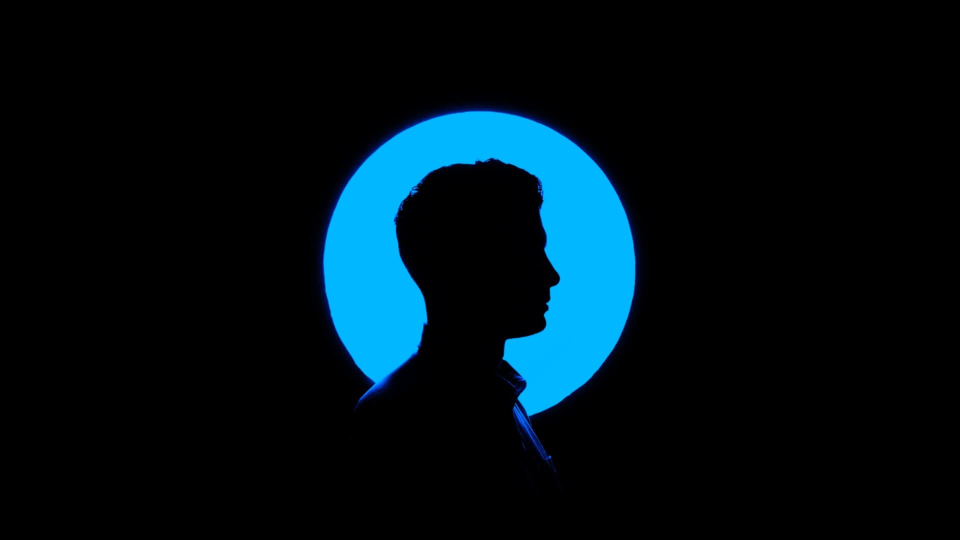
#> input picture examples/test1.jpeg, 1920 x 1080 px (shown at 1/2 size)
$ python easycrop.py examples out
#> lines starting #> are read from the running program, lines starting #| are printed output that depends on the picture
import os
import time
import pathlib
import argparse
import warnings
import numpy as np
import pandas as pd
from PIL import Image
from multiprocessing import Pool
from scipy.cluster.vq import kmeans2


warnings.simplefilter("ignore")


def parse_argument():
    parser = argparse.ArgumentParser()
    parser.add_argument(
        "inputfolder", metavar="INPUT_FOLDER", help="Input image folder"
    )
    parser.add_argument(
        "outputfolder", metavar="OUTPUT_FOLDER", help="Output image folder"
    )
    parser.add_argument(
        "--thumb", dest="thumbnail_size", type=int, default=200, help="Crop height"
    )
    return parser.parse_args()


options = parse_argument()


def calculate_kmeans(thumb):
    thumb_data = np.array(thumb.getdata()).astype(float)
    data = kmeans2(data=thumb_data, k=2, minit="points")[1]
    return data


def calculate_offset(arr, win):
    best = win**2
    offset = 0
    for i in range(len(arr) - win + 1):
        count = np.sum(arr[i : i + win])
        cur = np.abs((win**2 / 2) - count)
        if cur < best:
            best = cur
            offset = i
    return offset


def flatten(data, maj_size, min_size):
    return [
        np.sum(data[imin * maj_size + imaj] for imin in range(min_size))
        for imaj in range(maj_size)
    ]


def process(path):

#> called with path = 'test1.jpeg'
    if path.endswith(".jpg") or path.endswith(".jpeg") or path.endswith(".png"):
        img = Image.open(os.path.join(options.inputfolder, path))
#> img is the input picture: PIL image 1920x1080 RGB; mean R, G, B 0.2, 15.8, 23
        width, height = img.size
#> width = 1920; height = 1080
        is_horizontal = width > height
#> is_horizontal = True
        image_size = min(width, height)
#> image_size = 1080

        thumb = img.copy()
        thumb.thumbnail((options.thumbnail_size, options.thumbnail_size))
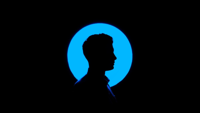
#> thumb: PIL image 200x113 RGB; mean R, G, B 0.2, 15.9, 22.9
        twidth, theight = thumb.size
#> twidth = 200; theight = 113
        min_size, major_size = min(twidth, theight), max(twidth, theight)
#> min_size = 113; major_size = 200

        data = calculate_kmeans(thumb)
        flat_data = flatten(data, major_size, min_size)
#> flat_data = 200 values, max 113 at index 0, min 57 at index 117, mean 103.1

        thumb_offset = calculate_offset(flat_data, min_size)
#> the loop in calculate_offset, `for i in range(len(arr) - win + 1):` made 88 passes
#> (count, cur, best) on passes 1 to 12: (11602, 5217.5, 5217.5), (11561, 5176.5, 5176.5), (11511, 5126.5, 5126.5), (11457, 5072.5, 5072.5), (11402, 5017.5, 5017.5), (11346, 4961.5, 4961.5), (11292, 4907.5, 4907.5), (11240, 4855.5, 4855.5), (11189, 4804.5, 4804.5), (11139, 4754.5, 4754.5), (11091, 4706.5, 4706.5), (11045, 4660.5, 4660.5)
#> (count, cur) on passes 22 to 27: (10787, 4402.5), (10787, 4402.5), (10787, 4402.5), (10787, 4402.5), (10787, 4402.5), (10787, 4402.5)
#> after the loop in calculate_offset, `for i in range(len(arr) - win + 1):`: best = 4402.5; offset = 20
#> thumb_offset = 20

        # rescaling
        offset = int(thumb_offset * (width / float(twidth)))
#> offset = 192

        if offset + image_size > width:
            offset = width - image_size

        if is_horizontal:
            crop = img.crop((offset, 0, offset + image_size, image_size))
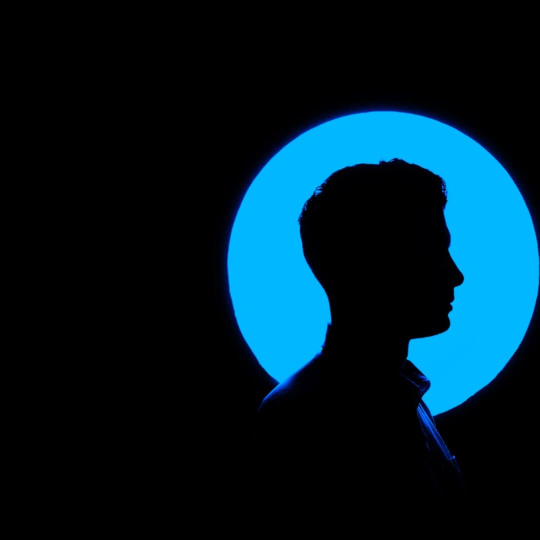
#> crop: PIL image 1080x1080 RGB (shown at 1/2 size); mean R, G, B 0.4, 28.1, 40.7

        else:
            crop = img.crop((0, offset, image_size, offset + image_size))

        crop.save(f"{options.outputfolder}/{pathlib.Path(path).stem}_out.jpg")

    else:
        return None


def main():

    if not os.path.exists(options.outputfolder):
        os.makedirs(options.outputfolder, exist_ok=True)

    pool = Pool()  # Create a multiprocessing Pool
    paths = os.listdir(options.inputfolder)
    # paths = pd.read_csv("./all_images.csv")["image_path"].tolist()

    pool.map(process, paths)
#> call 2 of process, with path = 'test2.jpeg'
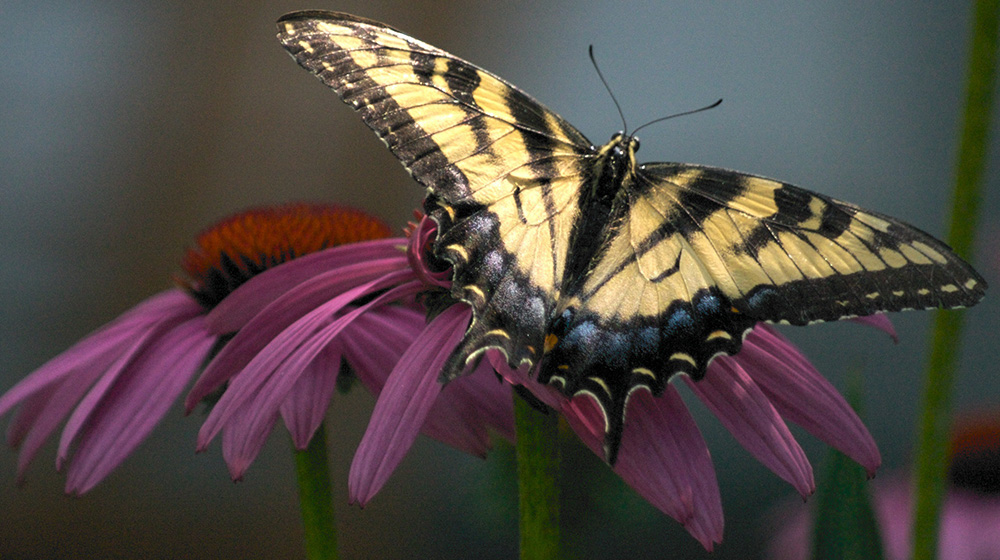
#> input picture examples/test2.jpeg, 1000 x 560 px
#> in process, img is the input picture: PIL image 1000x560 RGB; mean R, G, B 82.5, 74.3, 70.1
#> in process (call 2), `thumb.thumbnail((options.thumbnail_size, options.thumbnail_size))`:
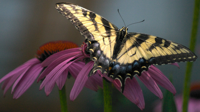
#> thumb: PIL image 200x112 RGB; mean R, G, B 82.7, 74.5, 70.2
#> in process (call 2), `flat_data = flatten(data, major_size, min_size)`: flat_data = 200 values, max 60 at index 111, min 2 at index 186, mean 32.65
#> the loop in calculate_offset (call 2), `for i in range(len(arr) - win + 1):` made 89 passes
#> (count, cur, best) on passes 1, 2, 3, 4, 5, 9, 10, 11, 12, 13, 14, 15: (3110, 3162, 3162), (3127, 3145, 3145), (3138, 3134, 3134), (3145, 3127, 3127), (3149, 3123, 3123), (3150, 3122, 3122), (3160, 3112, 3112), (3170, 3102, 3102), (3180, 3092, 3092), (3194, 3078, 3078), (3205, 3067, 3067), (3214, 3058, 3058)
#> (count, cur) on passes 6 to 8: (3144, 3128), (3145, 3127), (3147, 3125)
#> in process (call 2), `thumb_offset = calculate_offset(flat_data, min_size)`: thumb_offset = 65
#> in process (call 2), `offset = int(thumb_offset * (width / float(twidth)))`: offset = 325
#> in process (call 2), `crop = img.crop((offset, 0, offset + image_size, image_size))`:
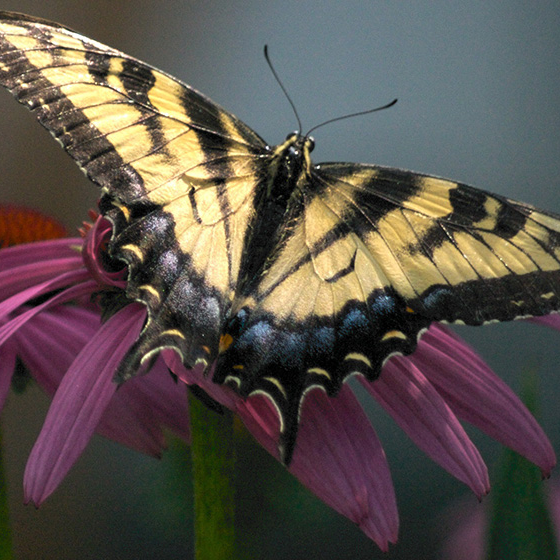
#> crop: PIL image 560x560 RGB; mean R, G, B 90.1, 82.5, 75.9


if __name__ == "__main__":
    start = time.time()
    main()
    end = time.time()
    print(f"Time taken: {end - start}")
